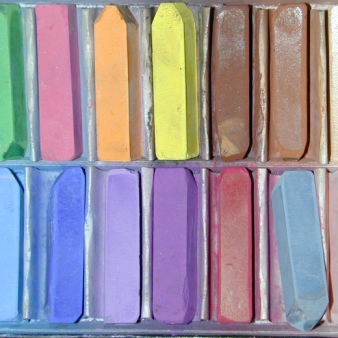
%> input picture S5-Color/chalk.tif, 338 x 338 px
$ octave Practic8.m   (GNU Octave 9; MATLAB toolbox functions it lacks are replaced by stand-ins)
%> lines starting %> are read from the running program, lines starting %| are printed output that depends on the picture
clear all
close all
clc
%pseudocolor: colorear mapas de escalas de gris
%mapa DE COLORES
% f=imread('flag.jpg');
% imshow(f);
% impixelinfo
%
% C1=zeros(70, 3);
% %C1(:, :)=1  %todas las filas de la columna 3 se van a  1
%
% C3=zeros(130, 3);
% C3(:, 1)=1;
% C3(:, 2)=1;
%
% C2=zeros(55, 3);
% C2(:, 1)=1;
%
% C=[C1;C2;C3];
% imshow(f, C); %imshow bandera con el mapa de colores

% % %MAPAS MAS COMPLEJOS
% % f=imread('cell2.jpg');
% % g=imread('cell1.jpg');
% % imshow(f);
% % impixelinfo
% %
% % %viendo manualmente, 240-255 blanco, 175-220 rosa, 70-130 morado, 221-239
% % %azul
% % %figure, imshow(g);
% % %0-150 morado 131, 79, 189
% % C1=zeros(150, 3);
% % C1(:, 1)=131/255;
% % C1(:, 2)=79/255;
% % C1(:, 3)=189/255;
% %
% % %151-200 rosa 212, 161, 178
% % C2=zeros(50, 3);
% % C2(:, 1)=212/255;
% % C2(:, 2)=161/255;
% % C2(:, 3)=178/255;
% % %201-239 azul 91, 98, 189 de aho lo corregi
% % C3=zeros(39, 3);
% % C3(:, 1)=200/255;
% % C3(:, 2)=200/255;
% % C3(:, 3)=225/255;
% % %240-255 blanco 1 1 1
% % C4=ones(16, 3);
% %
% % C=[C1;C2;C3;C4];
% %
% % imshow(f, C);
% %
% %

% COLORMAPS DE MATLAB

% f=imread('mouse.jpg');
% imshow(f);
% C=jet(256);
% figure, imshow(f, C);

% f=imread('ultrasound.jpg');
% imshow(f);
% C=copper(256);
% figure, imshow(f, C);

% f=imread('man.jpg');
% imshow(f);
% C=jet(128);
% figure, imshow(f, C);

%--------------------------------------------------------------------------------------
%FULL COLOR
% % f=imread('model1.bmp');
% % f=imread('fresas.jpg');
% % imshow(f);
% % f=rgb2hsi(f);
% f=imcomplement(g);
% separo cada una de  las capas
% % R=f(:,:,1);
% % G=f(:,:,2);
% % B=f(:,:,3);
% %
% % %negativo en R
% % Rc=imcomplement(R);
% % f(:,:,1)=Rc;
% %
% % % Gamma en G, Eq. en B
% % Gc=im2double(G).^0.5;
% % Bc = histeq(B);
% % Gc=im2uint8(Gc);
% % f(:, :, 2)=Gc;
% % f(:, :, 3)=Bc;
% % figure, imshow(f);
% % %
% --------------------------------------------------------------------------
% % % % % % %ruidos en capas
% % % % % % [M, N]=size(R);
% % % % % % n=imnoise2('gaussian',M, N, 0.5, 0.1);
% % % % % % R2=autoadj(im2double(R) + n);
% % % % % % f(:, :, 1) = im2uint8(R2);
% % % % % %
% % % % % % %ruidos en capas
% % % % % %
% % % % % % n=imnoise2('salt & pepper',M, N, 0.5, 0.5);
% % % % % % B2=autoadj(im2double(B) + n);
% % % % % % f(:, :, 3) = im2uint8(B2);
% % % % % %
% % % % % % figure,imshow(f);

%filtro promedioa a cada capa
f=imread('chalk.tif');
%> f is the input picture: size 338x338x3 uint8; mean R, G, B 153.7, 143.5, 155.3
R=im2double(f(:,:,1));
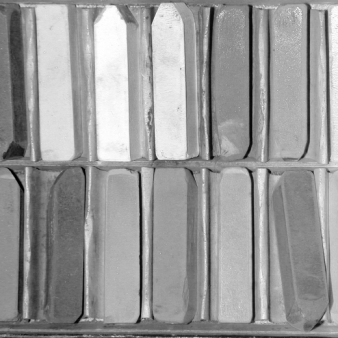
%> R: size 338x338 double; min 0, max 1, mean 0.603
G=im2double(f(:,:,2));
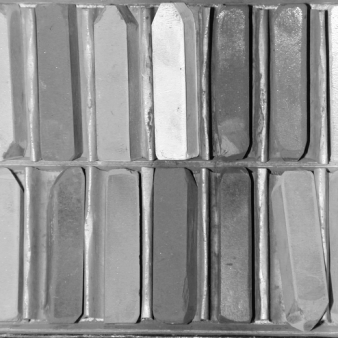
%> G: size 338x338 double; min 0.0118, max 0.996, mean 0.563
B=im2double(f(:,:,3));
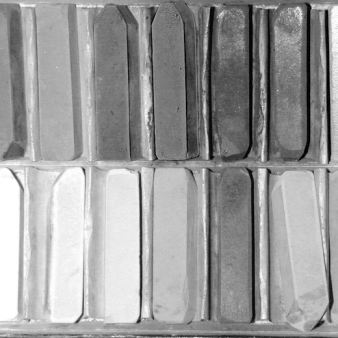
%> B: size 338x338 double; min 0, max 1, mean 0.609

%mask=ones(15, 15)/15^2;
%mascasra de filtro laplaciano, el laplaciano AUMENTA EL CONTRASTE

mask=[1 1 1;1 -8 1;1 1 1];
%ojo, el filtro laplaciano se RESTA
R2=im2uint8(R-imfilter(R, mask, 'replicate'));
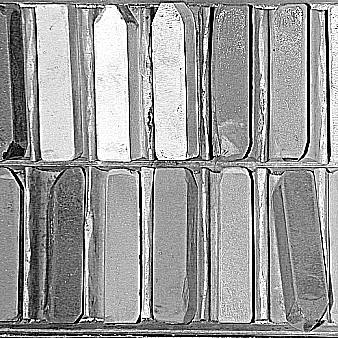
%> R2: size 338x338 uint8; min 0, max 255, mean 154.3
G2=im2uint8(G-imfilter(G, mask, 'replicate'));
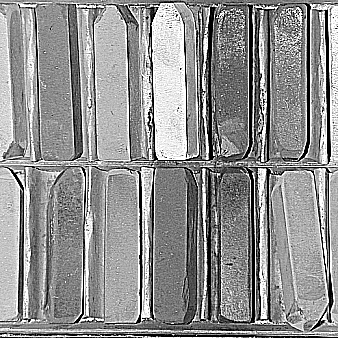
%> G2: size 338x338 uint8; min 0, max 255, mean 144.6
B2=im2uint8(B-imfilter(B, mask, 'replicate'));
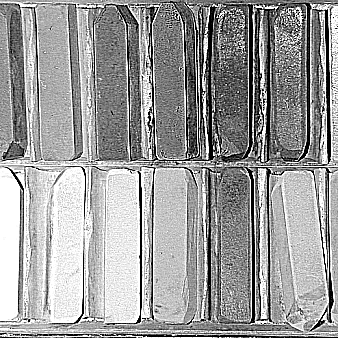
%> B2: size 338x338 uint8; min 0, max 255, mean 156.3
imshow(R)
figure, imshow(R2)
f(:, :, 1)=R2;
f(:, :, 2)=G2;
f(:, :, 3)=B2;
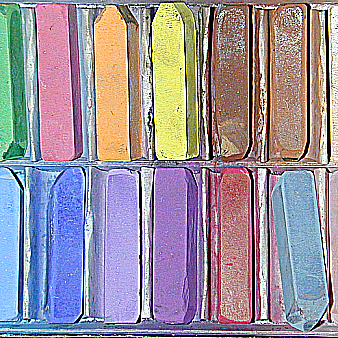
%> f: size 338x338x3 uint8; mean R, G, B 154.3, 144.6, 156.3


subplot(2, 2, 1);
imshow(f);
subplot(2, 2, 2);
imshow(R);
subplot(2, 2, 3);
imshow(G);
subplot(2, 2, 4);
imshow(B);
%
% 1 hacer funcionar la camara
% GUI >> graphical user interface

% efectos de:original,
%negativo,
%filtro ganma(texbox de parametros),
%mitad bien mitad borrosa(hemiyanopsia)
% , ver el espectro,
%original mas ruido gaussiana,
%original mas ruido periodico,
%rotacion 90,
%divicion imagen 4 veces
%  reduccion de colores(textbox de a cuantos)

%data=getdata
